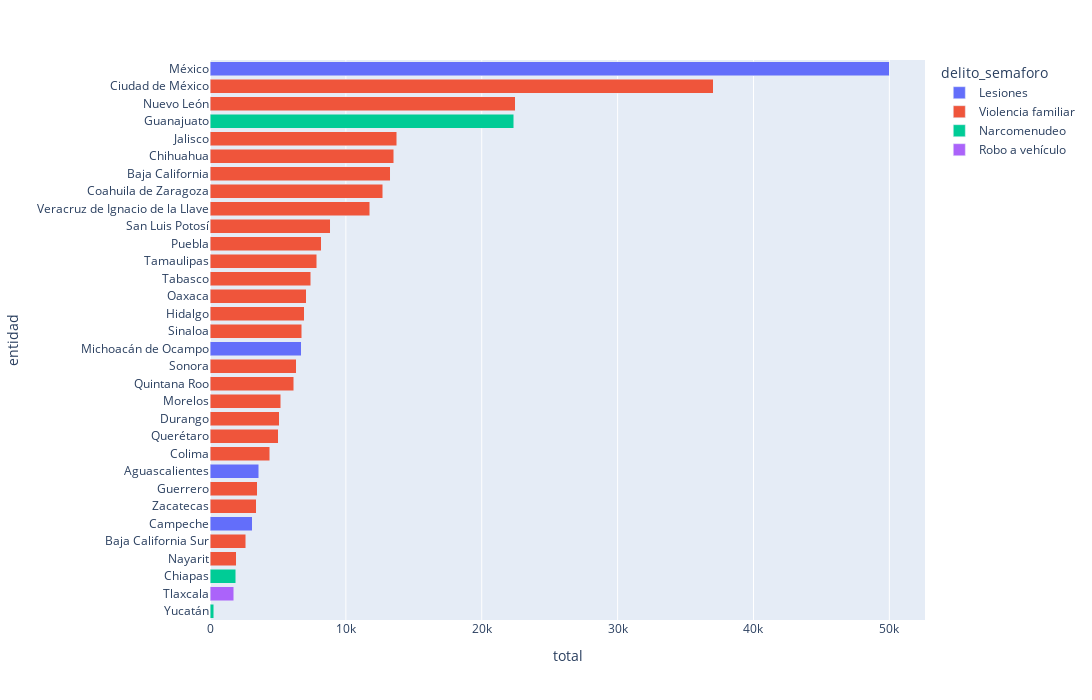
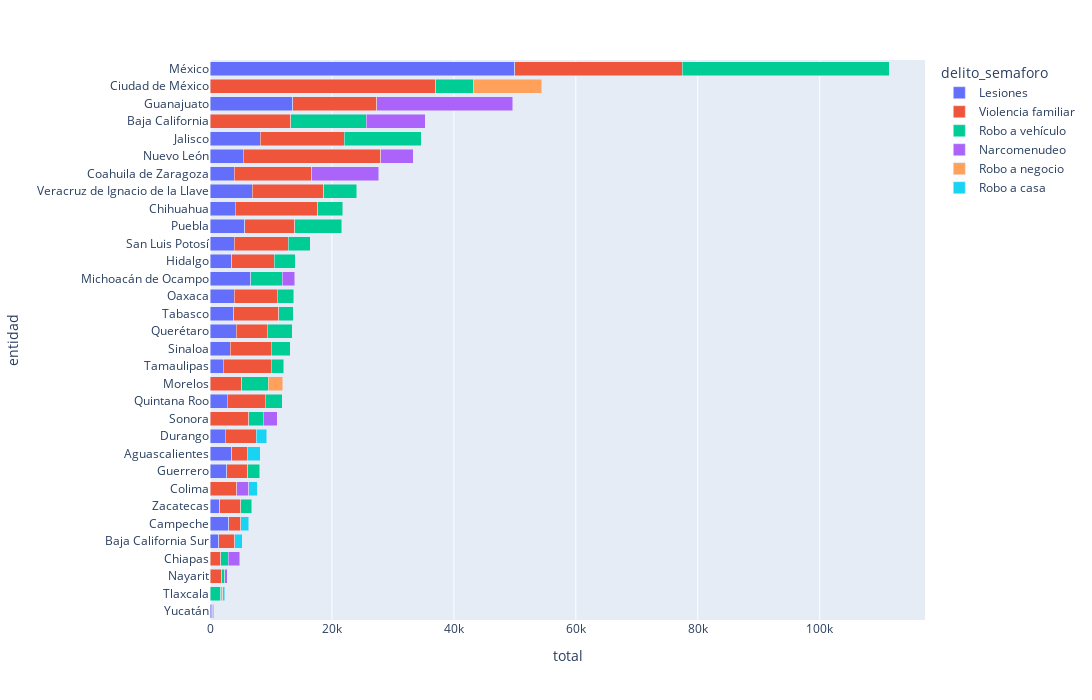

The notebook cell these images were saved under, in order:
### Markdown cell above
# Ideas:
- Centrarse en la violencia familiar y en lesiones

### Code cell
import ipywidgets as widgets

def graficar_topn_delitos(anio: int=2022, n: int=1):
    vista1 = semaforo[semaforo['anio'] == anio]
    print(vista1.shape)
    vista1 = vista1.groupby(['entidad', 'delito_semaforo'])['total'].sum().reset_index()
    # Obtener top n delitos con más ocurrencia por entidad
    vista1 = vista1.groupby('entidad').apply(lambda x: x.nlargest(n, 'total')).reset_index(drop=True)
    vista1.sort_values(by='total', ascending=False, inplace=True)
    fig = px.bar(vista1, x='total', y='entidad', color='delito_semaforo', barmode='stack', width=1200, height=700)
    fig.update_layout(yaxis_categoryorder = 'total ascending')

    # Mostrar el gráfico
    fig.show()

anios = semaforo["anio"].unique()
ns = [1,2,3,4]
widgets.interact(graficar_topn_delitos, anio=anios, n=ns)

### Figure 1 — Plotly figure (JSON) as saved in the notebook; plotly's stock layout.template omitted (floating-point values rounded to 4 significant figures)
{"data": [{"alignmentgroup": "True", "hovertemplate": "delito_semaforo=Lesiones<br>total=%{x}<br>entidad=%{y}<extra></extra>", "legendgroup": "Lesiones", "marker": {"color": "#636efa", "pattern": {"shape": ""}}, "name": "Lesiones", "offsetgroup": "Lesiones", "orientation": "h", "showlegend": true, "textposition": "auto", "type": "bar", "x": [49993, 6721, 3606, 3107], "xaxis": "x", "y": ["México", "Michoacán de Ocampo", "Aguascalientes", "Campeche"], "yaxis": "y"}, {"alignmentgroup": "True", "hovertemplate": "delito_semaforo=Violencia familiar<br>total=%{x}<br>entidad=%{y}<extra></extra>", "legendgroup": "Violencia familiar", "marker": {"color": "#EF553B", "pattern": {"shape": ""}}, "name": "Violencia familiar", "offsetgroup": "Violencia familiar", "orientation": "h", "showlegend": true, "textposition": "auto", "type": "bar", "x": [37024, 22480, 13747, 13513, 13262, 12718, 11747, 8861, 8191, 7863, 7426, 7083, 6929, 6746, 6345, 6161, 5206, 5079, 5032, 4405, 3467, 3408, 2620, 1947], "xaxis": "x", "y": ["Ciudad de México", "Nuevo León", "Jalisco", "Chihuahua", "Baja California", "Coahuila de Zaragoza", "Veracruz de Ignacio de la Llave", "San Luis Potosí", "Puebla", "Tamaulipas", "Tabasco", "Oaxaca", "Hidalgo", "Sinaloa", "Sonora", "Quintana Roo", "Morelos", "Durango", "Querétaro", "Colima", "Guerrero", "Zacatecas", "Baja California Sur", "Nayarit"], "yaxis": "y"}, {"alignmentgroup": "True", "hovertemplate": "delito_semaforo=Narcomenudeo<br>total=%{x}<br>entidad=%{y}<extra></extra>", "legendgroup": "Narcomenudeo", "marker": {"color": "#00cc96", "pattern": {"shape": ""}}, "name": "Narcomenudeo", "offsetgroup": "Narcomenudeo", "orientation": "h", "showlegend": true, "textposition": "auto", "type": "bar", "x": [22359, 1893, 281], "xaxis": "x", "y": ["Guanajuato", "Chiapas", "Yucatán"], "yaxis": "y"}, {"alignmentgroup": "True", "hovertemplate": "delito_semaforo=Robo a vehículo<br>total=%{x}<br>entidad=%{y}<extra></extra>", "legendgroup": "Robo a vehículo", "marker": {"color": "#ab63fa", "pattern": {"shape": ""}}, "name": "Robo a vehículo", "offsetgroup": "Robo a vehículo", "orientation": "h", "showlegend": true, "textposition": "auto", "type": "bar", "x": [1765], "xaxis": "x", "y": ["Tlaxcala"], "yaxis": "y"}], "layout": {"barmode": "stack", "height": 700, "legend": {"title": {"text": "delito_semaforo"}, "tracegroupgap": 0}, "margin": {"t": 60}, "width": 1200, "xaxis": {"anchor": "y", "domain": [0, 1], "title": {"text": "total"}}, "yaxis": {"anchor": "x", "categoryorder": "total ascending", "domain": [0, 1], "title": {"text": "entidad"}}}}

### Figure 2 — Plotly figure (JSON) as saved in the notebook; plotly's stock layout.template omitted (floating-point values rounded to 4 significant figures)
{"data": [{"alignmentgroup": "True", "hovertemplate": "delito_semaforo=Lesiones<br>total=%{x}<br>entidad=%{y}<extra></extra>", "legendgroup": "Lesiones", "marker": {"color": "#636efa", "pattern": {"shape": ""}}, "name": "Lesiones", "offsetgroup": "Lesiones", "orientation": "h", "showlegend": true, "textposition": "auto", "type": "bar", "x": [49993, 13604, 8281, 6931, 6721, 5669, 5490, 4342, 4168, 3985, 3972, 3962, 3871, 3606, 3592, 3283, 3107, 2867, 2717, 2499, 2213, 1638, 1400, 196], "xaxis": "x", "y": ["México", "Guanajuato", "Jalisco", "Veracruz de Ignacio de la Llave", "Michoacán de Ocampo", "Puebla", "Nuevo León", "Querétaro", "Chihuahua", "Oaxaca", "San Luis Potosí", "Coahuila de Zaragoza", "Tabasco", "Aguascalientes", "Hidalgo", "Sinaloa", "Campeche", "Quintana Roo", "Guerrero", "Durango", "Tamaulipas", "Zacatecas", "Baja California Sur", "Yucatán"], "yaxis": "y"}, {"alignmentgroup": "True", "hovertemplate": "delito_semaforo=Violencia familiar<br>total=%{x}<br>entidad=%{y}<extra></extra>", "legendgroup": "Violencia familiar", "marker": {"color": "#EF553B", "pattern": {"shape": ""}}, "name": "Violencia familiar", "offsetgroup": "Violencia familiar", "orientation": "h", "showlegend": true, "textposition": "auto", "type": "bar", "x": [37024, 27449, 22480, 13747, 13724, 13513, 13262, 12718, 11747, 8861, 8191, 7863, 7426, 7083, 6929, 6746, 6345, 6161, 5206, 5079, 5032, 4405, 3467, 3408, 2620, 2534, 1957, 1947, 1776], "xaxis": "x", "y": ["Ciudad de México", "México", "Nuevo León", "Jalisco", "Guanajuato", "Chihuahua", "Baja California", "Coahuila de Zaragoza", "Veracruz de Ignacio de la Llave", "San Luis Potosí", "Puebla", "Tamaulipas", "Tabasco", "Oaxaca", "Hidalgo", "Sinaloa", "Sonora", "Quintana Roo", "Morelos", "Durango", "Querétaro", "Colima", "Guerrero", "Zacatecas", "Baja California Sur", "Aguascalientes", "Campeche", "Nayarit", "Chiapas"], "yaxis": "y"}, {"alignmentgroup": "True", "hovertemplate": "delito_semaforo=Robo a vehículo<br>total=%{x}<br>entidad=%{y}<extra></extra>", "legendgroup": "Robo a vehículo", "marker": {"color": "#00cc96", "pattern": {"shape": ""}}, "name": "Robo a vehículo", "offsetgroup": "Robo a vehículo", "orientation": "h", "showlegend": true, "textposition": "auto", "type": "bar", "x": [33958, 12578, 12353, 7733, 6251, 5363, 5153, 4358, 4091, 4065, 3631, 3458, 3159, 2838, 2705, 2383, 2350, 2043, 1991, 1809, 1765, 1230, 450], "xaxis": "x", "y": ["México", "Jalisco", "Baja California", "Puebla", "Ciudad de México", "Veracruz de Ignacio de la Llave", "Michoacán de Ocampo", "Morelos", "Querétaro", "Chihuahua", "San Luis Potosí", "Hidalgo", "Sinaloa", "Quintana Roo", "Oaxaca", "Sonora", "Tabasco", "Tamaulipas", "Guerrero", "Zacatecas", "Tlaxcala", "Chiapas", "Nayarit"], "yaxis": "y"}, {"alignmentgroup": "True", "hovertemplate": "delito_semaforo=Narcomenudeo<br>total=%{x}<br>entidad=%{y}<extra></extra>", "legendgroup": "Narcomenudeo", "marker": {"color": "#ab63fa", "pattern": {"shape": ""}}, "name": "Narcomenudeo", "offsetgroup": "Narcomenudeo", "orientation": "h", "showlegend": true, "textposition": "auto", "type": "bar", "x": [22359, 11032, 9655, 5361, 2341, 2031, 1965, 1893, 470, 281], "xaxis": "x", "y": ["Guanajuato", "Coahuila de Zaragoza", "Baja California", "Nuevo León", "Sonora", "Michoacán de Ocampo", "Colima", "Chiapas", "Nayarit", "Yucatán"], "yaxis": "y"}, {"alignmentgroup": "True", "hovertemplate": "delito_semaforo=Robo a negocio<br>total=%{x}<br>entidad=%{y}<extra></extra>", "legendgroup": "Robo a negocio", "marker": {"color": "#FFA15A", "pattern": {"shape": ""}}, "name": "Robo a negocio", "offsetgroup": "Robo a negocio", "orientation": "h", "showlegend": true, "textposition": "auto", "type": "bar", "x": [11161, 2357, 285], "xaxis": "x", "y": ["Ciudad de México", "Morelos", "Tlaxcala"], "yaxis": "y"}, {"alignmentgroup": "True", "hovertemplate": "delito_semaforo=Robo a casa<br>total=%{x}<br>entidad=%{y}<extra></extra>", "legendgroup": "Robo a casa", "marker": {"color": "#19d3f3", "pattern": {"shape": ""}}, "name": "Robo a casa", "offsetgroup": "Robo a casa", "orientation": "h", "showlegend": true, "textposition": "auto", "type": "bar", "x": [2115, 1761, 1411, 1324, 1287, 377, 153], "xaxis": "x", "y": ["Aguascalientes", "Durango", "Colima", "Campeche", "Baja California Sur", "Tlaxcala", "Yucatán"], "yaxis": "y"}], "layout": {"barmode": "stack", "height": 700, "legend": {"title": {"text": "delito_semaforo"}, "tracegroupgap": 0}, "margin": {"t": 60}, "width": 1200, "xaxis": {"anchor": "y", "domain": [0, 1], "title": {"text": "total"}}, "yaxis": {"anchor": "x", "categoryorder": "total ascending", "domain": [0, 1], "title": {"text": "entidad"}}}}
